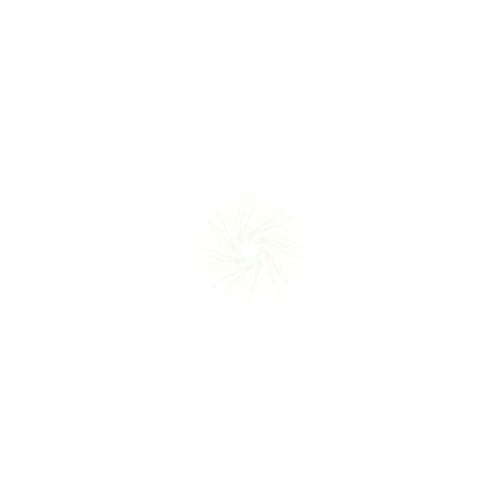
Frame 1 (no input)
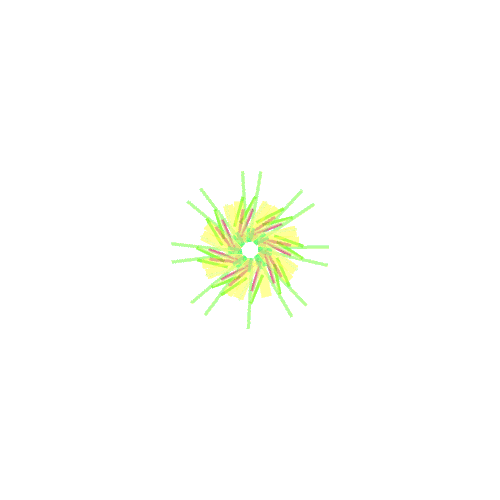
Frame 60 (the mouse pressed at the canvas centre just before this capture)
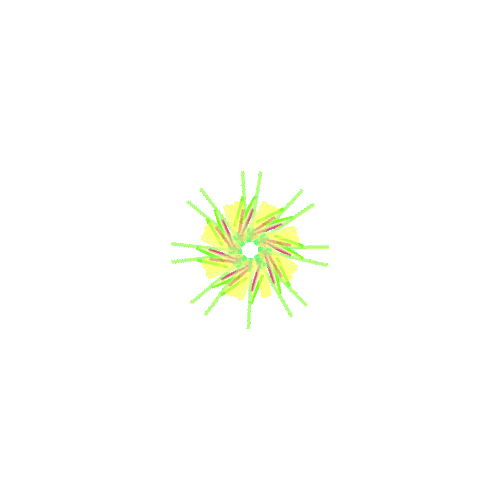
Frame 120 (the mouse held since frame 60 and released just before this capture)

The Processing sketch that drew these frames (run headless with seeded random() and noise(); from frame 60 on, the mouse is pressed at the canvas centre):

// Processing sketch: processing_84147
// ── processing_84147.pde

void setup()
{

  size(500,500);
background(255);
smooth();
noStroke();

 
}

void draw()
{

// translate permet de déplacer une forme sur l'axe des x et celui des y.



translate(250,250);
rotate(PI/11);
  
  fill(231,255,174,10);

 rect(14, 8, 2, 41);
  rotate(PI/27);
 
  fill(258,255,121,5);
rect(3, 8, 10, 41);
  rotate(PI/27);
  
    fill(158,205,121,5);
rect(5, 8, 3, 7);
  rotate(PI/27);
  
      fill(158,255,121,5);
rect(1, 8, 3, 71);
  rotate(PI/27);
  
        fill(18,255,121,5);
rect(1, 8, 3, 14);
  rotate(PI/27);
  
          fill(198,55,121,5);
rect(12, 8, 3, 31);
  rotate(PI/27);
  
            fill(118,255,21,5);
rect(20, 18, 3, 31);
  rotate(PI/27);
  
    fill(231,255,174,10);

 rect(14, 8, 2, 41);
  rotate(PI/27);
 
  fill(258,255,121,5);
rect(3, 8, 10, 41);
  rotate(PI/27);
  
    fill(158,205,121,5);
rect(5, 8, 3, 7);
  rotate(PI/27);
  
      fill(158,255,121,5);
rect(1, 8, 3, 71);
  rotate(PI/27);
  
        fill(18,255,121,5);
rect(1, 8, 3, 14);
  rotate(PI/27);
  
          fill(198,55,121,5);
rect(12, 8, 3, 31);
  rotate(PI/27);
  
            fill(118,255,21,5);
rect(20, 18, 3, 31);
  rotate(PI/27);  fill(231,255,174,10);

 rect(14, 8, 2, 41);
  rotate(PI/27);
 
  fill(258,255,121,5);
rect(3, 8, 10, 41);
  rotate(PI/27);
  
    fill(158,205,121,5);
rect(5, 8, 3, 7);
  rotate(PI/27);
  
      fill(158,255,121,5);
rect(1, 8, 3, 71);
  rotate(PI/27);
  
        fill(18,255,121,5);
rect(1, 8, 3, 14);
  rotate(PI/27);
  
          fill(198,55,121,5);
rect(12, 8, 3, 31);
  rotate(PI/27);
  
            fill(118,255,21,5);
rect(20, 18, 3, 31);
  rotate(PI/27);  fill(231,255,174,10);

 rect(14, 8, 2, 41);
  rotate(PI/27);
 
  fill(258,255,121,5);
rect(3, 8, 10, 41);
  rotate(PI/27);
  
    fill(158,205,121,5);
rect(5, 8, 3, 7);
  rotate(PI/27);
  
      fill(158,255,121,5);
rect(1, 8, 3, 71);
  rotate(PI/27);
  
        fill(18,255,121,5);
rect(1, 8, 3, 14);
  rotate(PI/27);
  
          fill(198,55,121,5);
rect(12, 8, 3, 31);
  rotate(PI/27);
  
            fill(118,255,21,5);
rect(20, 18, 3, 31);
  rotate(PI/27);  fill(231,255,174,10);

 rect(14, 8, 2, 41);
  rotate(PI/27);
 
  fill(258,255,121,5);
rect(3, 8, 10, 41);
  rotate(PI/27);
  
    fill(158,205,121,5);
rect(5, 8, 3, 7);
  rotate(PI/27);
  
      fill(158,255,121,5);
rect(1, 8, 3, 71);
  rotate(PI/27);
  
        fill(18,255,121,5);
rect(1, 8, 3, 14);
  rotate(PI/27);
  
          fill(198,55,121,5);
rect(12, 8, 3, 31);
  rotate(PI/27);
  
            fill(118,255,21,5);
rect(20, 18, 3, 31);
  rotate(PI/27);  fill(231,255,174,10);

 rect(14, 8, 2, 41);
  rotate(PI/27);
 
  fill(258,255,121,5);
rect(3, 8, 10, 41);
  rotate(PI/27);
  
    fill(158,205,121,5);
rect(5, 8, 3, 7);
  rotate(PI/27);
  
      fill(158,255,121,5);
rect(1, 8, 3, 71);
  rotate(PI/27);
  
        fill(18,255,121,5);
rect(1, 8, 3, 14);
  rotate(PI/27);
  
          fill(198,55,121,5);
rect(12, 8, 3, 31);
  rotate(PI/27);
  
            fill(118,255,21,5);
rect(20, 18, 3, 31);
  rotate(PI/27);  fill(231,255,174,10);

 rect(14, 8, 2, 41);
  rotate(PI/27);
 
  fill(258,255,121,5);
rect(3, 8, 10, 41);
  rotate(PI/27);
  
    fill(158,205,121,5);
rect(5, 8, 3, 7);
  rotate(PI/27);
  
      fill(158,255,121,5);
rect(1, 8, 3, 71);
  rotate(PI/27);
  
        fill(18,255,121,5);
rect(1, 8, 3, 14);
  rotate(PI/27);
  
          fill(198,55,121,5);
rect(12, 8, 3, 31);
  rotate(PI/27);
  
            fill(118,255,21,5);
rect(20, 18, 3, 31);
  rotate(PI/27);  fill(231,255,174,10);

 rect(14, 8, 2, 41);
  rotate(PI/27);
 
  fill(258,255,121,5);
rect(3, 8, 10, 41);
  rotate(PI/27);
  
    fill(158,205,121,5);
rect(5, 8, 3, 7);
  rotate(PI/27);
  
      fill(158,255,121,5);
rect(1, 8, 3, 71);
  rotate(PI/27);
  
        fill(18,255,121,5);
rect(1, 8, 3, 14);
  rotate(PI/27);
  
          fill(198,55,121,5);
rect(12, 8, 3, 31);
  rotate(PI/27);
  
            fill(118,255,21,5);
rect(20, 18, 3, 31);
  rotate(PI/27);  fill(231,255,174,10);

 rect(14, 8, 2, 41);
  rotate(PI/27);
 
  fill(258,255,121,5);
rect(3, 8, 10, 41);
  rotate(PI/27);
  
    fill(158,205,121,5);
rect(5, 8, 3, 7);
  rotate(PI/27);
  
      fill(158,255,121,5);
rect(1, 8, 3, 71);
  rotate(PI/27);
  
        fill(18,255,121,5);
rect(1, 8, 3, 14);
  rotate(PI/27);
  
          fill(198,55,121,5);
rect(12, 8, 3, 31);
  rotate(PI/27);
  
            fill(118,255,21,5);
rect(20, 18, 3, 31);
  rotate(PI/27);  fill(231,255,174,10);

 rect(14, 8, 2, 41);
  rotate(PI/27);
 
  fill(258,255,121,5);
rect(3, 8, 10, 41);
  rotate(PI/27);
  
    fill(158,205,121,5);
rect(5, 8, 3, 7);
  rotate(PI/27);
  
      fill(158,255,121,5);
rect(1, 8, 3, 71);
  rotate(PI/27);
  
        fill(18,255,121,5);
rect(1, 8, 3, 14);
  rotate(PI/27);
  
          fill(198,55,121,5);
rect(12, 8, 3, 31);
  rotate(PI/27);
  
            fill(118,255,21,5);
rect(20, 18, 3, 31);
  rotate(PI/27);  fill(231,255,174,10);

 rect(14, 8, 2, 41);
  rotate(PI/27);
 
  fill(258,255,121,5);
rect(3, 8, 10, 41);
  rotate(PI/27);
  
    fill(158,205,121,5);
rect(5, 8, 3, 7);
  rotate(PI/27);
  
      fill(158,255,121,5);
rect(1, 8, 3, 71);
  rotate(PI/27);
  
        fill(18,255,121,5);
rect(1, 8, 3, 14);
  rotate(PI/27);
  
          fill(198,55,121,5);
rect(12, 8, 3, 31);
  rotate(PI/27);
  
            fill(118,255,21,5);
rect(20, 18, 3, 31);
  rotate(PI/27);  fill(231,255,174,10);

 rect(14, 8, 2, 41);
  rotate(PI/27);
 
  fill(258,255,121,5);
rect(3, 8, 10, 41);
  rotate(PI/27);
  
    fill(158,205,121,5);
rect(5, 8, 3, 7);
  rotate(PI/27);
  
      fill(158,255,121,5);
rect(1, 8, 3, 71);
  rotate(PI/27);
  
        fill(18,255,121,5);
rect(1, 8, 3, 14);
  rotate(PI/27);
  
          fill(198,55,121,5);
rect(12, 8, 3, 31);
  rotate(PI/27);
  
            fill(118,255,21,5);
rect(20, 18, 3, 31);
  rotate(PI/27);  fill(231,255,174,10);

 rect(14, 8, 2, 41);
  rotate(PI/27);
 
  fill(258,255,121,5);
rect(3, 8, 10, 41);
  rotate(PI/27);
  
    fill(158,205,121,5);
rect(5, 8, 3, 7);
  rotate(PI/27);
  
      fill(158,255,121,5);
rect(1, 8, 3, 71);
  rotate(PI/27);
  
        fill(18,255,121,5);
rect(1, 8, 3, 14);
  rotate(PI/27);
  
          fill(198,55,121,5);
rect(12, 8, 3, 31);
  rotate(PI/27);
  
            fill(118,255,21,5);
rect(20, 18, 3, 31);
  rotate(PI/27);  fill(231,255,174,10);

 rect(14, 8, 2, 41);
  rotate(PI/27);
 
  fill(258,255,121,5);
rect(3, 8, 10, 41);
  rotate(PI/27);
  
    fill(158,205,121,5);
rect(5, 8, 3, 7);
  rotate(PI/27);
  
      fill(158,255,121,5);
rect(1, 8, 3, 71);
  rotate(PI/27);
  
        fill(18,255,121,5);
rect(1, 8, 3, 14);
  rotate(PI/27);
  
          fill(198,55,121,5);
rect(12, 8, 3, 31);
  rotate(PI/27);
  
            fill(118,255,21,5);
rect(20, 18, 3, 31);
  rotate(PI/27);  fill(231,255,174,10);

 rect(14, 8, 2, 41);
  rotate(PI/27);
 
  fill(258,255,121,5);
rect(3, 8, 10, 41);
  rotate(PI/27);
  
    fill(158,205,121,5);
rect(5, 8, 3, 7);
  rotate(PI/27);
  
      fill(158,255,121,5);
rect(1, 8, 3, 71);
  rotate(PI/27);
  
        fill(18,255,121,5);
rect(1, 8, 3, 14);
  rotate(PI/27);
  
          fill(198,55,121,5);
rect(12, 8, 3, 31);
  rotate(PI/27);
  
            fill(118,255,21,5);
rect(20, 18, 3, 31);
  rotate(PI/27);
 
  
    

 
 
 


 
 

   
 
  

  

  

}
